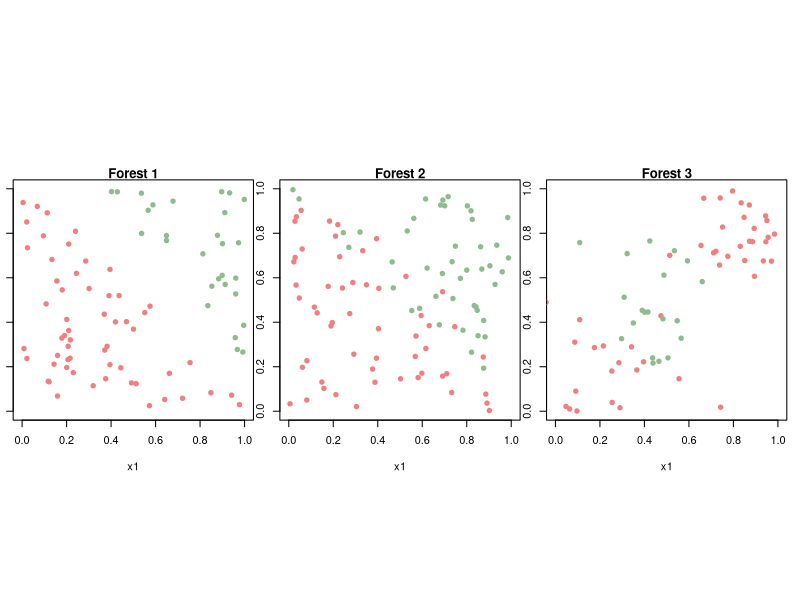
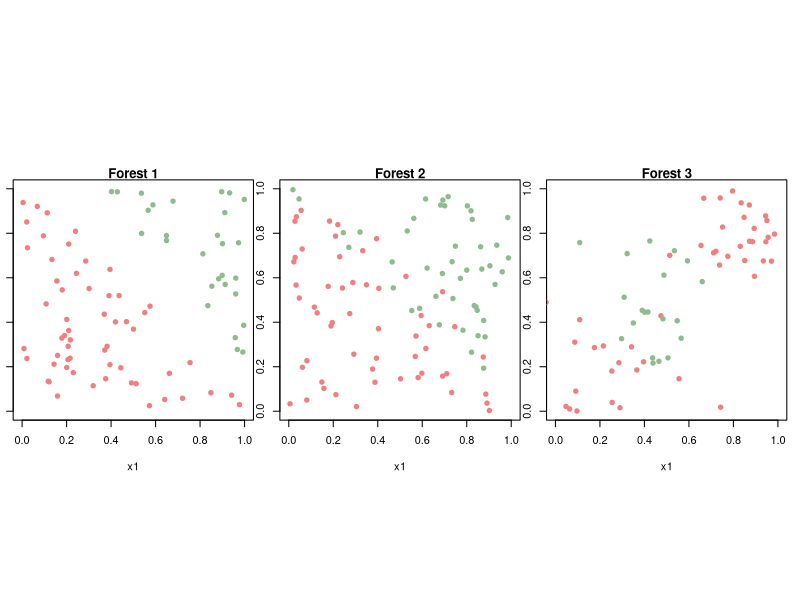
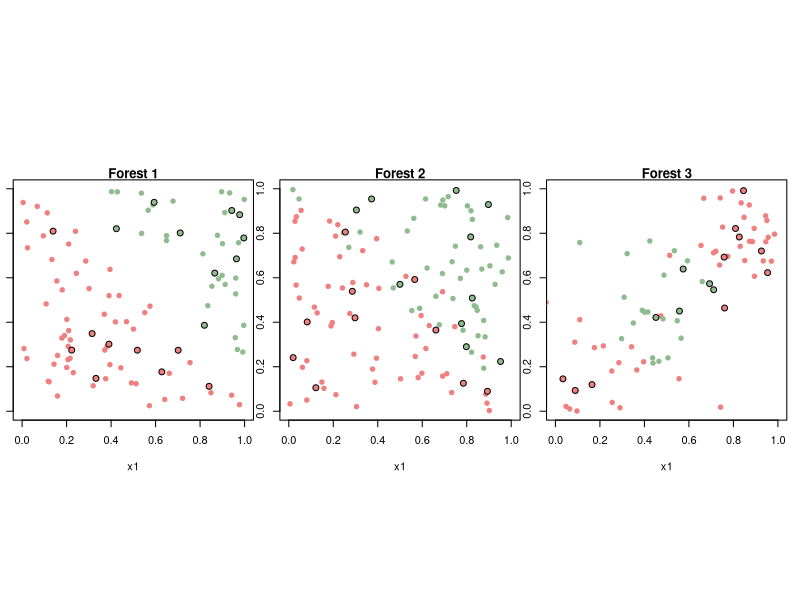
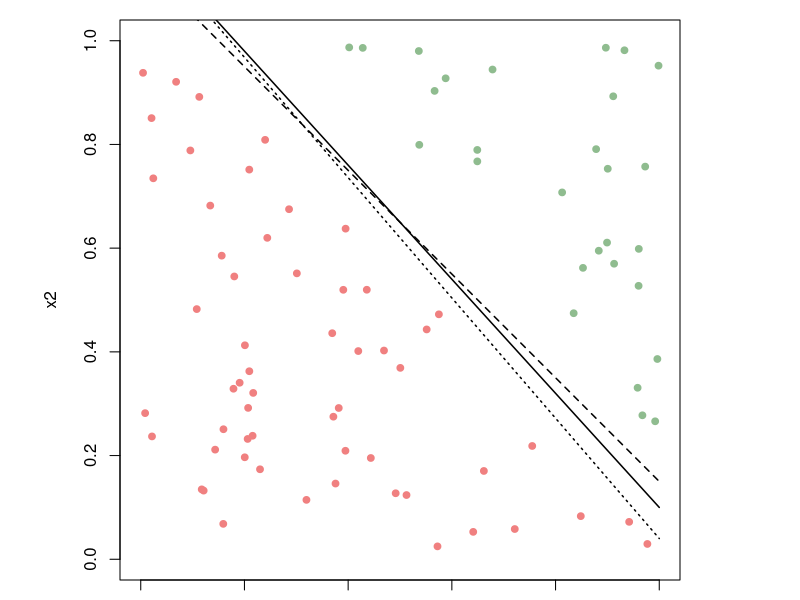
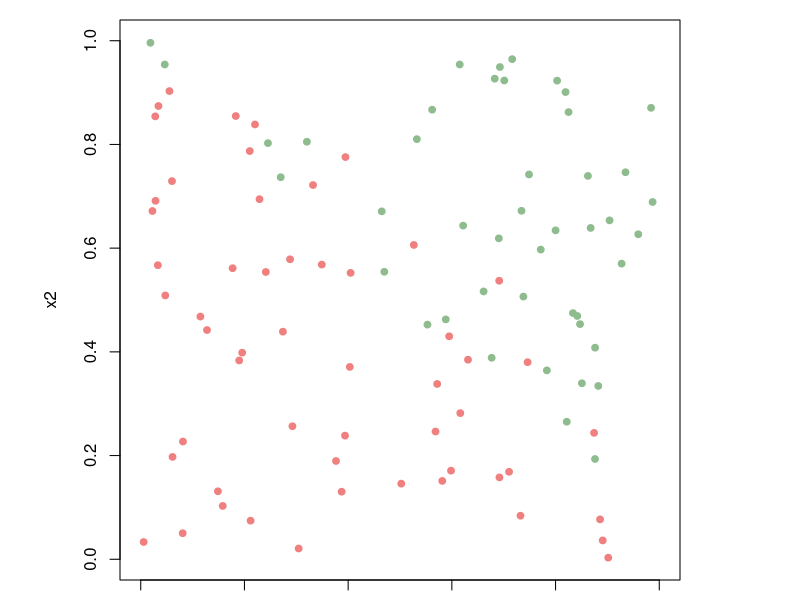
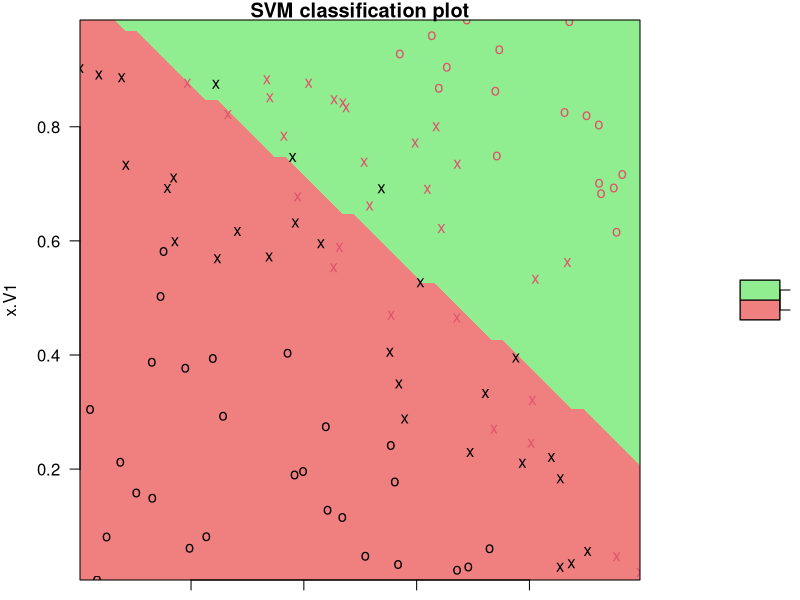
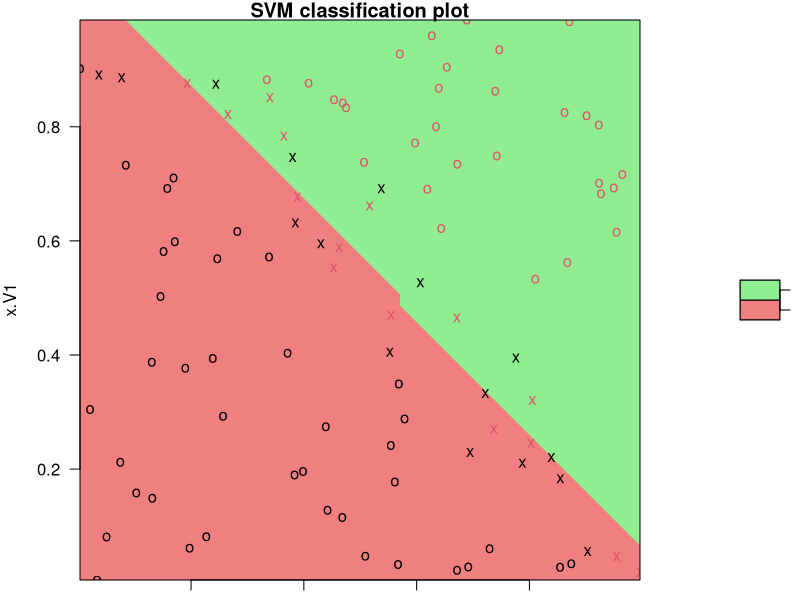
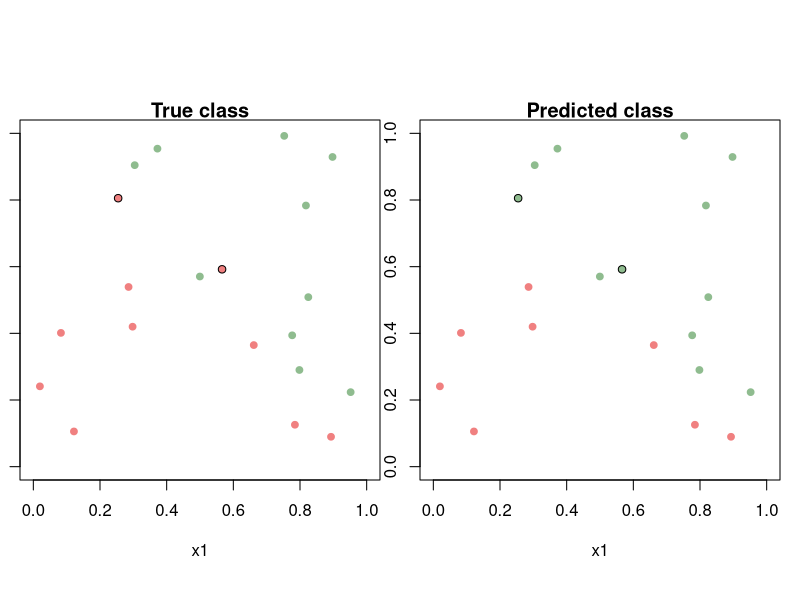

Write R code to recreate these figures, in order.
## ---- chunk 1
showsol<-TRUE
library(knitr)
opts_chunk$set(tidy.opts=list(width.cutoff=68),tidy=TRUE)
knitr::opts_chunk$set(echo = TRUE,tidy=TRUE,message=FALSE,warning=FALSE,strip.white=TRUE,prompt=FALSE,
                      cache=TRUE, size="scriptsize")
whichformat="latex"
## ---- chunk 2
set.seed(8)
#http://research.stowers.org/mcm/efg/R/Graphics/Basics/mar-oma/index.htm
library(MASS)
forest1=read.table(file="forest1.txt"); seeds1=read.table(file="seeds1.txt")
forest2=read.table(file="forest2.txt");seeds2=read.table(file="seeds2.txt")
forest3=read.table(file="forest3.txt");seeds3=read.table(file="seeds3.txt")

par(mfrow=c(1,3),pty="s",mar=c(1,1,1,1),oma=c(0,0,0,0))

plot(NA,xlab="x1",ylab="x2",xlim=c(0,1),ylim=c(0,1));title("Forest 1")
points(forest1[forest1[,3]==-1,1:2],pch=19,col="lightcoral",cex=0.9)
points(forest1[forest1[,3]==1,1:2],pch=19,col="darkseagreen",cex=0.9)

plot(NA,xlab="x1",ylab="x2",xlim=c(0,1),ylim=c(0,1));title("Forest 2")
points(forest2[forest2[,3]==-1,1:2],pch=19,col="lightcoral",cex=0.9)
points(forest2[forest2[,3]==1,1:2],pch=19,col="darkseagreen",cex=0.9)

plot(NA,xlab="x1",ylab="x2",xlim=c(0,1),ylim=c(0,1));title("Forest 3")
points(forest3[forest3[,3]==-1,1:2],pch=19,col="lightcoral",cex=0.9)
points(forest3[forest3[,3]==1,1:2],pch=19,col="darkseagreen",cex=0.9)
## ---- chunk 3
par(pty="s")
plot(NA,xlab="x1",ylab="x2",xlim=c(0,1),ylim=c(0,1), main="Forest 1") 
points(forest1[forest1[,3]==-1,1:2],pch=19,col="lightcoral",cex=0.9)
points(forest1[forest1[,3]==1,1:2],pch=19,col="darkseagreen",cex=0.9)
## ---- chunk 4
par(pty="s")
plot(NA,xlab="x1",ylab="x2",xlim=c(0,1),ylim=c(0,1), main="Forest 2")
points(forest2[forest2[,3]==-1,1:2],pch=19,col="lightcoral",cex=0.9)
points(forest2[forest2[,3]==1,1:2],pch=19,col="darkseagreen",cex=0.9)
## ---- chunk 5
par(pty="s")
plot(NA,xlab="x1",ylab="x2",xlim=c(0,1),ylim=c(0,1));title("Forest 3")
points(forest3[forest3[,3]==-1,1:2],pch=19,col="lightcoral",cex=0.9)
points(forest3[forest3[,3]==1,1:2],pch=19,col="darkseagreen",cex=0.9)
## ---- chunk 6
forest1=read.table(file="forest1.txt"); seeds1=read.table(file="seeds1.txt")
forest2=read.table(file="forest2.txt");seeds2=read.table(file="seeds2.txt")
forest3=read.table(file="forest3.txt");seeds3=read.table(file="seeds3.txt")

par(mfrow=c(1,3),pty="s",mar=c(1,1,1,1),oma=c(0,0,0,0))

#par(mfrow=c(1,3));par(pty="s")
plot(NA,xlab="x1",ylab="x2",xlim=c(0,1),ylim=c(0,1));title("Forest 1")
points(forest1[forest1[,3]==-1,1:2],pch=19,col="lightcoral",cex=0.9)
points(forest1[forest1[,3]==1,1:2],pch=19,col="darkseagreen",cex=0.9)
points(seeds1[seeds1[,3]==-1,1:2],pch=21,col="black",bg="lightcoral",cex=1.2)
points(seeds1[seeds1[,3]==1,1:2],pch=21,col="black",bg="darkseagreen",cex=1.2)

plot(NA,xlab="x1",ylab="x2",xlim=c(0,1),ylim=c(0,1));title("Forest 2")
points(forest2[forest2[,3]==-1,1:2],pch=19,col="lightcoral",cex=0.9)
points(forest2[forest2[,3]==1,1:2],pch=19,col="darkseagreen",cex=0.9)
points(seeds2[seeds2[,3]==-1,1:2],pch=21,col="black",bg="lightcoral",cex=1.2)
points(seeds2[seeds2[,3]==1,1:2],pch=21,col="black",bg="darkseagreen",cex=1.2)

plot(NA,xlab="x1",ylab="x2",xlim=c(0,1),ylim=c(0,1));title("Forest 3")
points(forest3[forest3[,3]==-1,1:2],pch=19,col="lightcoral",cex=0.9)
points(forest3[forest3[,3]==1,1:2],pch=19,col="darkseagreen",cex=0.9)
points(seeds3[seeds3[,3]==-1,1:2],pch=21,bg="lightcoral",col="black",cex=1.2)
points(seeds3[seeds3[,3]==1,1:2],pch=21,bg="darkseagreen",col="black",cex=1.2)
## ---- chunk 7
linje=function(x){return(1.2-1.1*x)}
linje2=function(x){return(1.15-1*x)}
linje3=function(x){return(1.2-1.16*x)}

par(pty="s");par(mfrow=c(1,1))
plot(NA,xlab="x1",ylab="x2",xlim=c(0,1),ylim=c(0,1));
points(forest1[forest1[,3]==-1,1:2],pch=19,col="lightcoral",cex=0.9)
points(forest1[forest1[,3]==1,1:2],pch=19,col="darkseagreen",cex=0.9)
xx=seq(0,1,length.out=100)
lines(xx,linje(xx),lwd=1.5,lty=1)
lines(xx,linje2(xx),lwd=1.5,lty=2)
lines(xx,linje3(xx),lwd=1.5,lty=3)
## ---- chunk 8
par(pty="s");par(mfrow=c(1,1))
plot(NA,xlab="x1",ylab="x2",xlim=c(0,1),ylim=c(0,1));
points(forest2[forest2[,3]==-1,1:2],pch=19,col="lightcoral",cex=0.9)
points(forest2[forest2[,3]==1,1:2],pch=19,col="darkseagreen",cex=0.9)
## ---- chunk 9
library(e1071)
forest2=read.table(file="forest2.txt"); 
seeds2=read.table(file="seeds2.txt"); 
train2=data.frame(x=forest2[,1:2], y=as.factor(forest2[,3]))
test2=data.frame(x=seeds2[,1:2], y=as.factor(seeds2[,3]))
## ---- chunk 10
svmfit_linear1=svm(y ~ ., data=train2, kernel='linear', cost=1, scale=FALSE)
## ---- chunk 11
plot(svmfit_linear1,train2,col=c("lightcoral","lightgreen"))
## ---- chunk 12
summary(svmfit_linear1)
## ---- chunk 13
svmfit_linear1$index #support vectors id in data set
## ---- chunk 14
svmfit_linear2=svm(y ~ ., data=train2, kernel='linear', cost=100, scale=FALSE)
plot(svmfit_linear2,train2,col=c("lightcoral","lightgreen"))
## ---- chunk 15
summary(svmfit_linear2)
## ---- chunk 16
set.seed(1)
CV_linear=tune(svm,y~.,data=train2,kernel="linear",ranges=list(cost=c(0.001, 0.01, 0.1, 1, 5, 10, 50)))
summary(CV_linear)
## ---- chunk 17
bestmod_linear=CV_linear$best.model
## ---- chunk 18
ypred_linear=predict(bestmod_linear,test2)
table(predict=ypred_linear,truth=test2[,3])
## ---- chunk 19
par(mfrow=c(1,2)); par(pty="s")
plot(NA,xlab="x1",ylab="x2",xlim=c(0,1),ylim=c(0,1));title("True class")
points(seeds2[seeds2[,3]==-1,1:2],pch=19,col="lightcoral",cex=0.9)
points(seeds2[seeds2[,3]==1,1:2],pch=19,col="darkseagreen",cex=0.9)
points(seeds2[which(ypred_linear!=seeds2[,3]),1:2],pch=21) #Mark misclassification.

plot(NA,xlab="x1",ylab="x2",xlim=c(0,1),ylim=c(0,1));title("Predicted class")
points(seeds2[ypred_linear==-1,1:2],pch=19,col="lightcoral",cex=0.9)
points(seeds2[ypred_linear==1,1:2],pch=19,col="darkseagreen",cex=0.9)
points(seeds2[which(ypred_linear!=seeds2[,3]),1:2],pch=21) #Mark misclassification.

## ---- chunk 20
par(pty="s");par(mfrow=c(1,1))
plot(NA,xlab="x1",ylab="x2",xlim=c(0,1),ylim=c(0,1), main="Forest 3");
points(forest3[forest3[,3]==-1,1:2],pch=19,col="lightcoral",cex=0.9)
points(forest3[forest3[,3]==1,1:2],pch=19,col="darkseagreen",cex=0.9)

## ---- chunk 21
library(e1071)
forest3=read.table(file="forest3.txt"); seeds3=read.table(file="seeds3.txt")
train3=data.frame(x=forest3[,1:2], y=as.factor(forest3[,3]))
test3=data.frame(x=seeds3[,1:2], y=as.factor(seeds3[,3]))
## ---- chunk 22
svmfit_kernel1=svm(y ~ ., data=train3, kernel='radial', cost=10, scale=FALSE)
plot(svmfit_kernel1,train3,col=c("lightcoral","lightgreen"))
## ---- chunk 23
summary(svmfit_kernel1)

## ---- chunk 24
svmfit_kernel2=svm(y ~ ., data=train3, kernel='polynomial', degree=4, cost=10000, scale=FALSE)
plot(svmfit_kernel2,train3,col=c("lightcoral","lightgreen"))
## ---- chunk 25
summary(svmfit_kernel2)
## ---- chunk 26
set.seed(1)
CV_kernel=tune(svm,y~.,data=train3,kernel="radial",ranges=list(cost=c(0.01,0.1,1,5,10,100,1000),gamma=c(0.01,0.1,1,10,100)))
summary(CV_kernel)
## ---- chunk 27
bestmod_kernel=CV_kernel$best.model
ypred_kernel=predict(bestmod_kernel,test3)
## ---- chunk 28
par(mfrow=c(1,2),pty="s",mar=c(1,4,1,1),oma=c(0,2,0,0))
plot(NA,xlab="x1",ylab="x2",xlim=c(0,1),ylim=c(0,1));title("True class")
points(seeds3[seeds3[,3]==-1,1:2],pch=19,col="lightcoral",cex=0.9)
points(seeds3[seeds3[,3]==1,1:2],pch=19,col="darkseagreen",cex=0.9)
points(seeds3[which(ypred_kernel!=seeds3[,3]),1:2],pch=21) #Mark misclassification.
 
plot(NA,xlab="x1",ylab="x2",xlim=c(0,1),ylim=c(0,1));title("Predicted class")
points(seeds3[ypred_kernel==-1,1:2],pch=19,col="lightcoral",cex=0.9)
points(seeds3[ypred_kernel==1,1:2],pch=19,col="darkseagreen",cex=0.9)
points(seeds3[which(ypred_kernel!=seeds3[,3]),1:2],pch=21) #Mark misclassification.
## ---- chunk 29
table(predict=ypred_kernel,truth=test3[,3])
